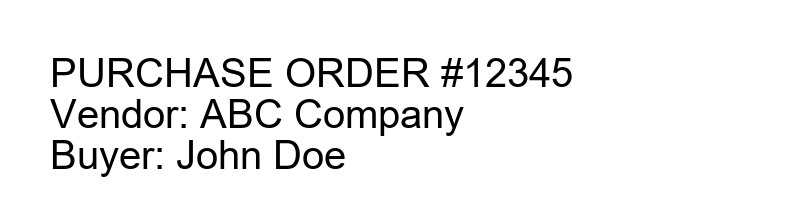
#> input picture test_po.png, 800 x 200 px
$ python -i complexity_analyzer.py   (imports and definitions only)
#> lines starting #> are read from the running program, lines starting #| are printed output that depends on the picture; after the words box and inside, x2 and y2 are one past the last pixel; in counts of white or black regions, pixels touching at a corner belong together
"""
Document Complexity Analyzer

Analyzes document images to determine complexity and route to appropriate OCR engine.
Routes simple documents to TrOCR (fast) and complex documents to DeepSeek (accurate).
"""

from pathlib import Path
from typing import Dict, Literal, Tuple
import cv2
import numpy as np
from PIL import Image
from dataclasses import dataclass


@dataclass
class ComplexityScore:
    """Document complexity assessment"""
    score: float  # 0-1, where 1 is most complex
    has_tables: bool
    has_multi_column: bool
    has_graphics: bool
    text_density: float
    recommended_engine: Literal["trocr", "deepseek"]
    confidence: float

    # [10 lines left out: function to_dict, not called in this run]


class DocumentComplexityAnalyzer:
    """
    Analyzes document images to determine routing strategy.

    Uses computer vision techniques to detect:
    - Tables and grids
    - Multi-column layouts
    - Graphics and images
    - Text density and distribution

    Complexity scoring:
    - 0.0-0.3: Simple (single column, plain text) → TrOCR
    - 0.3-0.7: Moderate (some structure) → DeepSeek if important
    - 0.7-1.0: Complex (tables, multi-column) → DeepSeek
    """

    def __init__(
        self,
        simple_threshold: float = 0.3,
        complex_threshold: float = 0.6
    ):
        """
        Initialize analyzer with thresholds.

        Args:
            simple_threshold: Below this = simple (use TrOCR)
            complex_threshold: Above this = complex (use DeepSeek)
        """
        self.simple_threshold = simple_threshold
        self.complex_threshold = complex_threshold

    def analyze(self, image_path: Path) -> ComplexityScore:
        """
        Analyze document and return complexity score.

        Args:
            image_path: Path to document image

        Returns:
            ComplexityScore with analysis results
        """
#> called with image_path = '../../../test_po.png'
        # Load image
        image = Image.open(image_path).convert('RGB')
#> image is the input picture: PIL image 800x200 RGB; min 0, max 255, mean 238.1
        cv_image = cv2.cvtColor(np.array(image), cv2.COLOR_RGB2BGR)
        gray = cv2.cvtColor(cv_image, cv2.COLOR_BGR2GRAY)

        # Run detection algorithms
        has_tables, table_confidence = self._detect_tables(gray)
        has_multi_column, column_confidence = self._detect_columns(gray)
        has_graphics, graphics_confidence = self._detect_graphics(cv_image)
        text_density = self._calculate_text_density(gray)

        # Calculate overall complexity score
        complexity_score = self._calculate_complexity(
            has_tables=has_tables,
            has_multi_column=has_multi_column,
            has_graphics=has_graphics,
            text_density=text_density,
            table_conf=table_confidence,
            column_conf=column_confidence
        )

        # Determine recommended engine
        if complexity_score < self.simple_threshold:
            recommended_engine = "trocr"
            confidence = 1.0 - complexity_score
        elif complexity_score > self.complex_threshold:
            recommended_engine = "deepseek"
            confidence = complexity_score
        else:
            # Moderate complexity - prefer DeepSeek if tables detected
            if has_tables or has_multi_column:
                recommended_engine = "deepseek"
                confidence = 0.7
            else:
                recommended_engine = "trocr"
                confidence = 0.6

        return ComplexityScore(
            score=complexity_score,
            has_tables=has_tables,
            has_multi_column=has_multi_column,
            has_graphics=has_graphics,
            text_density=text_density,
            recommended_engine=recommended_engine,
            confidence=confidence
        )

    def _detect_tables(self, gray_image: np.ndarray) -> Tuple[bool, float]:
        """
        Detect presence of tables using line detection.

        Args:
            gray_image: Grayscale image

        Returns:
            Tuple of (has_tables, confidence)
        """
        # Detect horizontal and vertical lines
        horizontal_kernel = cv2.getStructuringElement(cv2.MORPH_RECT, (40, 1))
        vertical_kernel = cv2.getStructuringElement(cv2.MORPH_RECT, (1, 40))

        # Threshold
        _, binary = cv2.threshold(gray_image, 0, 255, cv2.THRESH_BINARY_INV + cv2.THRESH_OTSU)
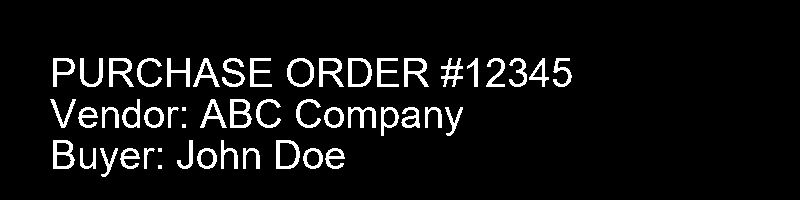
#> binary: shape (200, 800); 6.6% white; 51 white regions (4 under 20 px), largest, box (x1, y1, x2, y2) and area: (230, 99, 252, 128) 328, (53, 140, 75, 169) 328, (109, 58, 134, 87) 318

        # Detect lines
        horizontal_lines = cv2.morphologyEx(binary, cv2.MORPH_OPEN, horizontal_kernel, iterations=2)
#> horizontal_lines: shape (200, 800); every value is 0
        vertical_lines = cv2.morphologyEx(binary, cv2.MORPH_OPEN, vertical_kernel, iterations=2)

        # Count line intersections (table grid)
        h_count = cv2.countNonZero(horizontal_lines)
#> h_count = 0
        v_count = cv2.countNonZero(vertical_lines)
#> v_count = 0

        # If significant horizontal AND vertical lines exist, likely a table
        h_ratio = h_count / (gray_image.shape[0] * gray_image.shape[1])
#> h_ratio = 0
        v_ratio = v_count / (gray_image.shape[0] * gray_image.shape[1])
#> v_ratio = 0

        # Table detection heuristic
        has_table = (h_ratio > 0.005 and v_ratio > 0.005)
#> has_table = False
        confidence = min((h_ratio + v_ratio) * 50, 1.0) if has_table else 0.0
#> confidence = 0
#> in analyze, `has_tables, table_confidence = self._detect_tables(gray)`: has_tables = False; table_confidence = 0

        return has_table, confidence

    def _detect_columns(self, gray_image: np.ndarray) -> Tuple[bool, float]:
        """
        Detect multi-column layout using vertical projection.

        Args:
            gray_image: Grayscale image

        Returns:
            Tuple of (has_multi_column, confidence)
        """
        # Binarize
        _, binary = cv2.threshold(gray_image, 0, 255, cv2.THRESH_BINARY_INV + cv2.THRESH_OTSU)

        # Vertical projection (sum along columns)
        vertical_projection = np.sum(binary, axis=0)
#> vertical_projection = 800 values, max 17595 at index 55, min 0 at index 0, mean 3383.2

        # Smooth projection
        kernel_size = max(3, len(vertical_projection) // 100)
#> kernel_size = 8
        if kernel_size % 2 == 0:
            kernel_size += 1
#> kernel_size = 9
#> (the run stopped early here; a loop or call above may not have finished)
